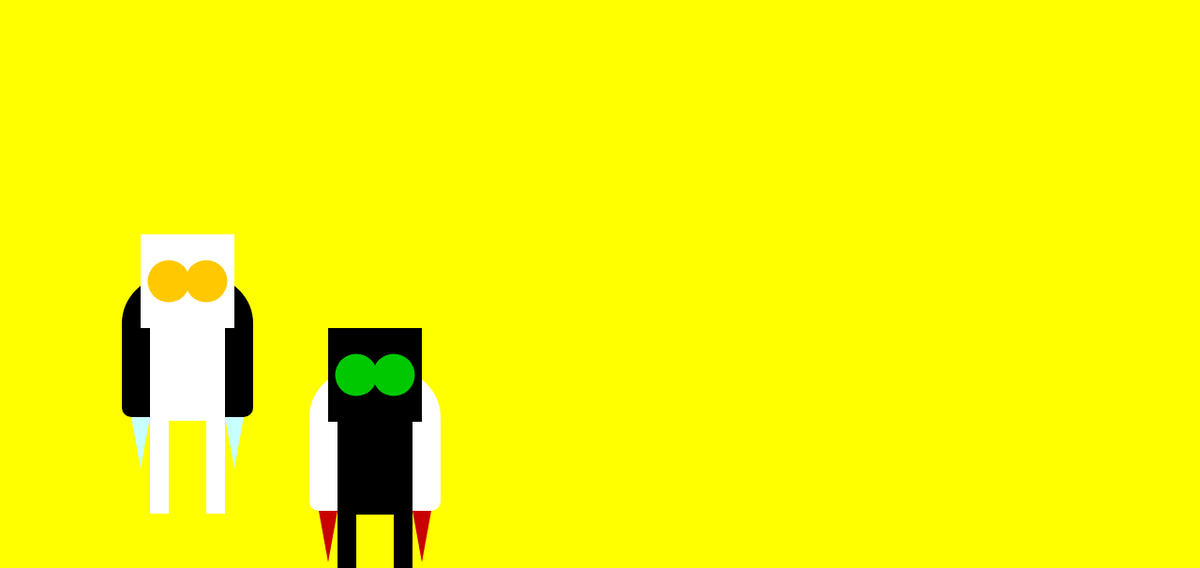
Frame 1 (no input)
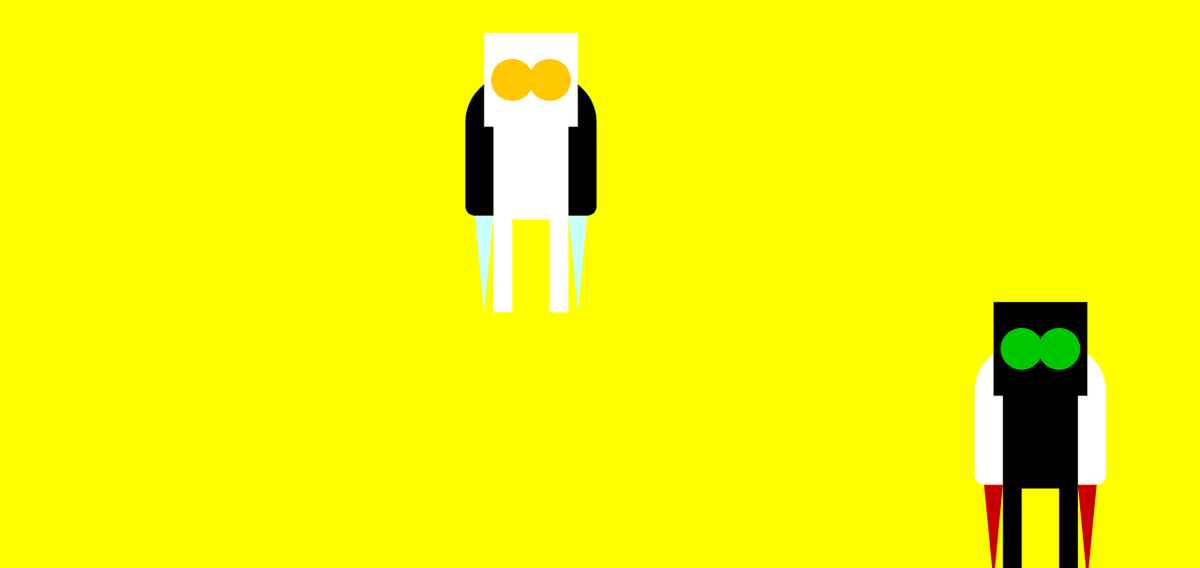
Frame 60 (no input)
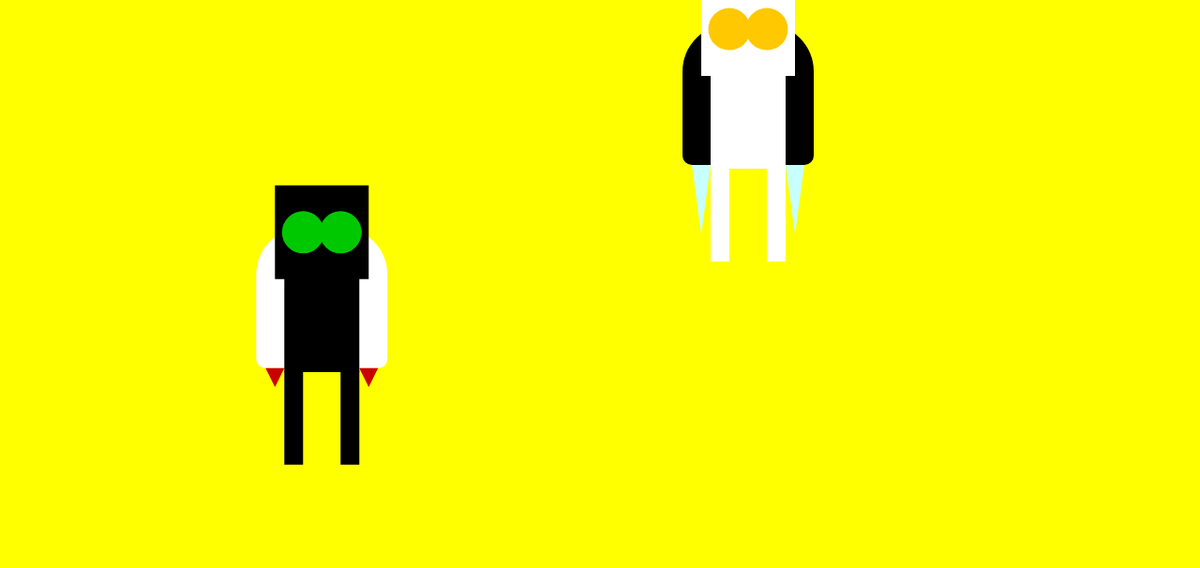
Frame 120 (the mouse pressed at the canvas centre since frame 60)

The p5.js sketch that drew these frames (run headless with seeded random() and noise() and a simulated clock; from frame 60 on, the mouse is pressed at the canvas centre):

// p5.js sketch
// ── sketch.js
// Hér kemur kóðinn þinn:
var robot1, robot2;

function setup(){
    createCanvas(1280,606);
    robot1 = new Robot(400,400,100,100,0,100);
    robot2 = new Robot(200,300,100,100,255,100);
}

function draw(){
    background(255,255,0);
    robot1.show();
    robot1.move();
    robot1.flame();

    robot2.show();
    robot2.move();
    robot2.flame();
}

class Robot{
  constructor(x,y,lengd,haed,color,fire){
    this.x = x;
    this.y = y;
    this.lengd = lengd;
    this.haed = haed;
    this.color = color;
    this.fire = fire;
    this.speedX = 10;
    this.speedY = 5;
  }

  show(){
      rectMode(CENTER);
      noStroke();

      //jet
      fill(255-this.color);
      rect(this.x,this.y+70*this.haed/100,this.lengd*1.4,this.haed*1.5,50,50,10,10);
      fill(200,this.color,this.color)
      triangle(this.x-40*this.lengd/100,this.y+145*this.haed/100,this.x-60*this.lengd/100,this.y+145*this.haed/100,this.x-50*this.lengd/100,this.y+200*this.fire/100*this.haed/100);
      triangle(this.x+40*this.lengd/100,this.y+145*this.haed/100,this.x+60*this.lengd/100,this.y+145*this.haed/100,this.x+50*this.lengd/100,this.y+200*this.fire/100*this.haed/100);

      //haus
      fill(this.color);
      rect(this.x,this.y,this.lengd,this.haed);
      fill(this.color,200,0);
      ellipse(this.x+0.2*this.lengd,this.y,this.lengd*0.45,this.haed*0.45);
      ellipse(this.x-0.2*this.lengd,this.y,this.lengd*0.45,this.haed*0.45);

      //búkur
      fill(this.color);
      rect(this.x,this.y+100*this.haed/101,this.lengd-10*this.lengd/50,this.haed);

      //LFótur
      rect(this.x-30*this.lengd/100,this.y+198*this.haed/100,this.lengd*0.2,this.haed)

      //RFótur
      rect(this.x+30*this.lengd/100,this.y+198*this.haed/100,this.lengd*0.2,this.haed)
    }

    move(){
      if(this.x > width || this.x < 0){
        this.speedX = this.speedX*-1;
      }
      if(this.y < 0 || this.y > height){
        this.speedY = this.speedY*-1;
      }
      if(this.speedX<-12 || this.speedY>12){
        this.speeX = 10*-this.speedX/this.speedX;
      }
      if(this.speedY<-6 || this.speedY>6){
        this.speedY = 5*-this.speedY/this.speedY;
      }


      this.x = this.x + this.speedX;
      this.y = this.y + this.speedY;

      this.speedX = this.speedX + random(-1,1);
      this.speedY = this.speedY + random(-1,1);
    }

    flame(){
      this.fire = random(73,130);
    }
}
